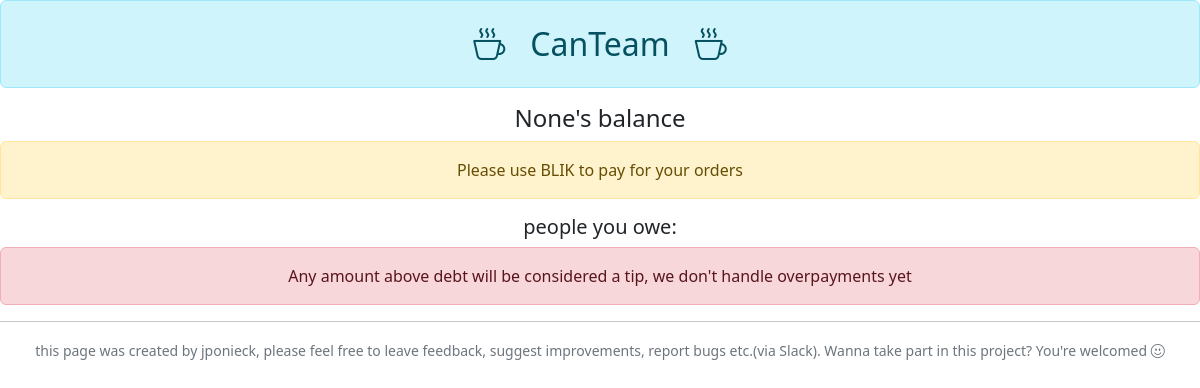
/share_me/top_up/balloon, run on an earlier commit of the app's database.
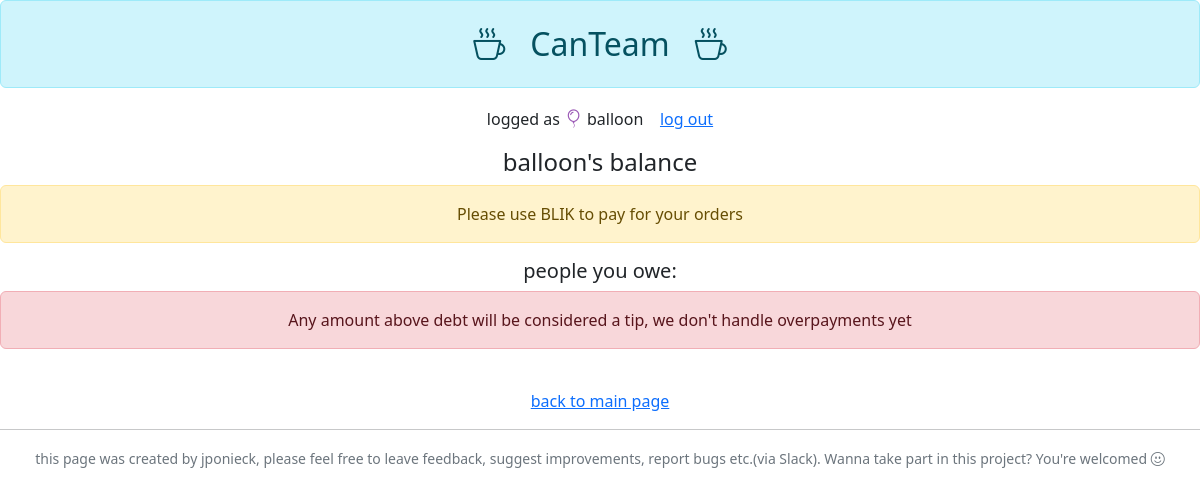
And on a later commit of the database.
### shareme/models.py (models this page shows)
class User42(models.Model):
    name = models.CharField(max_length=20)
    balance = models.FloatField(default=0)
    coffee_score = models.IntegerField(default=0)
    color = models.CharField(max_length=20, blank=True, null=True)
    pwd = models.CharField(max_length=50, blank=True, null=True)
    icon = models.CharField(max_length=200, blank=True, null=True)
    phone = models.CharField(max_length=200, blank=True, null=True)
    def __str__(self):
        return self.name

### shareme/views.py (the view)
# urls.py: path('share_me/top_up/<username>', views.top_up, name='top_up'),
def top_up(request, username):
	u = User42.objects.filter(name=username).first()
	context = {}
	purchases = Action.objects.filter(is_order=True, user42=u)
	sps = Sponsor.objects.all()
	for s in sps:
		s.total = 0
	for p in purchases:
		for s in sps:
			if s.user42.name == p.product.sponsor.user42.name:
				s.total += (p.total - p.paid)
	context['sponsors'] = sps
	context['u'] = u
	return render(request, 'share42/top_up.html', context=context)

### shareme/templates/share42/top_up.html (shortened to what this page needs)
{% extends 'share42/base.html' %}
{% block content %}
<center>
    <h4>{{u}}'s balance</h4>
    <div class="alert alert-warning">Please use BLIK to pay for your orders</div>
    <div class="container">
        <h5>people you owe:</h5>
    </div>
    <div class="alert alert-danger">Any amount above debt will be considered a tip, we don't handle overpayments yet</div>
</center>
{% endblock %}

### shareme/templates/share42/base.html (shortened to what this page needs)
{% load static %}
<!doctype html>
<html lang="en">
  <head>
    <link href="https://cdn.jsdelivr.net/npm/bootstrap@5.3.3/dist/css/bootstrap.min.css" rel="stylesheet" \
>
     <link rel="stylesheet" href="https://cdn.jsdelivr.net/npm/bootstrap-icons@1.11.3/font/bootstrap-icons.min.css">
     <link rel="stylesheet" href="{% static 'css/style.css' %}">
  </head>
  <body>
    {% include 'share42/header.html' %}
    {% block content %}
    {% endblock %}
    {% include 'share42/footer.html' %}
  </body>
</html>

### shareme/templates/share42/header.html
<center>
    {% if u %}
    <a href="{% url '42_index' u.name %}" style="text-decoration: none; color: black;">
    {% else %}
    <a href="{% url '42_home' %}" style="text-decoration: none; color: black;">
    {% endif %}
        <div class="alert alert-info">
        <h2 class="m-2" > <i class="bi bi-cup-hot"></i> &nbsp CanTeam &nbsp <i class="bi bi-cup-hot"></i> </h2>
        </div>
    </a>
    {% if u %}
        <p>logged as  {{u.icon | safe}} {{u.name}} &nbsp&nbsp <a href="{% url '42_home' %}">log out</a></p>
    {% endif %}
</center>

### shareme/templates/share42/footer.html
<center>
    {% if u %}
    <br>
    <a href="{% url '42_index' u.name %}">back to main page</a>
    {% endif %}
    <hr>
    <small class="text-secondary">this page was created by jponieck, please feel free to leave feedback,
suggest improvements, report bugs etc.(via Slack). Wanna take part in this project? You're welcomed
<i class="bi bi-emoji-smile"></i></small>
</center>

What changed in the data, as far as the page shows it:
added User42: name "balloon"
Also different on the page:
{{ u }}: "None" → (not shown)
text now shown: "logged as log out back to main page"
